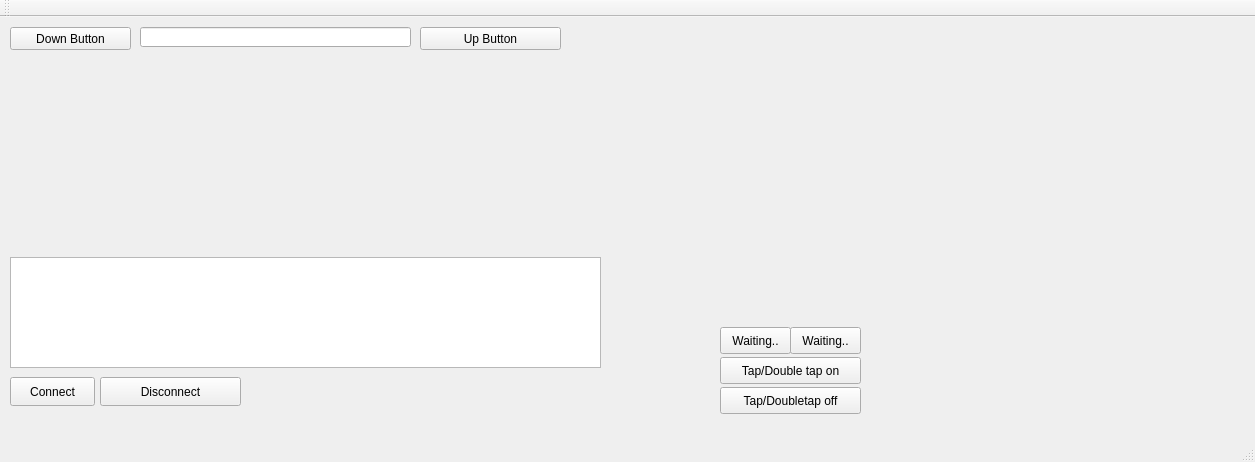
<?xml version="1.0" encoding="UTF-8"?>
<ui version="4.0">
 <class>MainWindow</class>
 <widget class="QMainWindow" name="MainWindow">
  <property name="geometry">
   <rect>
    <x>0</x>
    <y>0</y>
    <width>1255</width>
    <height>462</height>
   </rect>
  </property>
  <property name="windowTitle">
   <string>MainWindow</string>
  </property>
  <widget class="QWidget" name="centralWidget">
   <widget class="QPushButton" name="upButton">
    <property name="geometry">
     <rect>
      <x>420</x>
      <y>10</y>
      <width>141</width>
      <height>23</height>
     </rect>
    </property>
    <property name="text">
     <string>Up Button</string>
    </property>
   </widget>
   <widget class="QLineEdit" name="outputEdit">
    <property name="geometry">
     <rect>
      <x>140</x>
      <y>10</y>
      <width>271</width>
      <height>20</height>
     </rect>
    </property>
    <property name="readOnly">
     <bool>true</bool>
    </property>
   </widget>
   <widget class="QCustomPlot" name="customPlot" native="true">
    <property name="geometry">
     <rect>
      <x>10</x>
      <y>40</y>
      <width>591</width>
      <height>191</height>
     </rect>
    </property>
   </widget>
   <widget class="QPushButton" name="downButton">
    <property name="geometry">
     <rect>
      <x>10</x>
      <y>10</y>
      <width>121</width>
      <height>23</height>
     </rect>
    </property>
    <property name="text">
     <string>Down Button</string>
    </property>
   </widget>
   <widget class="QPlainTextEdit" name="outputText">
    <property name="geometry">
     <rect>
      <x>10</x>
      <y>240</y>
      <width>591</width>
      <height>111</height>
     </rect>
    </property>
    <property name="centerOnScroll">
     <bool>true</bool>
    </property>
   </widget>
   <widget class="QPushButton" name="connectButton">
    <property name="geometry">
     <rect>
      <x>10</x>
      <y>360</y>
      <width>85</width>
      <height>29</height>
     </rect>
    </property>
    <property name="text">
     <string>Connect</string>
    </property>
   </widget>
   <widget class="QPushButton" name="disconnectButton">
    <property name="geometry">
     <rect>
      <x>100</x>
      <y>360</y>
      <width>141</width>
      <height>29</height>
     </rect>
    </property>
    <property name="text">
     <string>Disconnect</string>
    </property>
   </widget>
   <widget class="QCustomPlot" name="customPlot_2" native="true">
    <property name="geometry">
     <rect>
      <x>640</x>
      <y>40</y>
      <width>591</width>
      <height>191</height>
     </rect>
    </property>
   </widget>
   <widget class="QPushButton" name="TDTconnectButton">
    <property name="geometry">
     <rect>
      <x>720</x>
      <y>340</y>
      <width>141</width>
      <height>27</height>
     </rect>
    </property>
    <property name="maximumSize">
     <size>
      <width>16777215</width>
      <height>27</height>
     </size>
    </property>
    <property name="text">
     <string>Tap/Double tap on</string>
    </property>
   </widget>
   <widget class="QPushButton" name="tapButton">
    <property name="geometry">
     <rect>
      <x>720</x>
      <y>310</y>
      <width>71</width>
      <height>27</height>
     </rect>
    </property>
    <property name="text">
     <string>Waiting..</string>
    </property>
   </widget>
   <widget class="QPushButton" name="doubleButton">
    <property name="geometry">
     <rect>
      <x>790</x>
      <y>310</y>
      <width>71</width>
      <height>27</height>
     </rect>
    </property>
    <property name="text">
     <string>Waiting..</string>
    </property>
   </widget>
   <widget class="QPushButton" name="disconnectTDTButton">
    <property name="geometry">
     <rect>
      <x>720</x>
      <y>370</y>
      <width>141</width>
      <height>27</height>
     </rect>
    </property>
    <property name="text">
     <string>Tap/Doubletap off</string>
    </property>
   </widget>
  </widget>
  <widget class="QMenuBar" name="menuBar">
   <property name="geometry">
    <rect>
     <x>0</x>
     <y>0</y>
     <width>1255</width>
     <height>24</height>
    </rect>
   </property>
  </widget>
  <widget class="QToolBar" name="mainToolBar">
   <attribute name="toolBarArea">
    <enum>TopToolBarArea</enum>
   </attribute>
   <attribute name="toolBarBreak">
    <bool>false</bool>
   </attribute>
  </widget>
  <widget class="QStatusBar" name="statusBar"/>
 </widget>
 <layoutdefault spacing="6" margin="11"/>
 <customwidgets>
  <customwidget>
   <class>QCustomPlot</class>
   <extends>QWidget</extends>
   <header>qcustomplot.h</header>
   <container>1</container>
  </customwidget>
 </customwidgets>
 <resources/>
 <connections/>
</ui>
